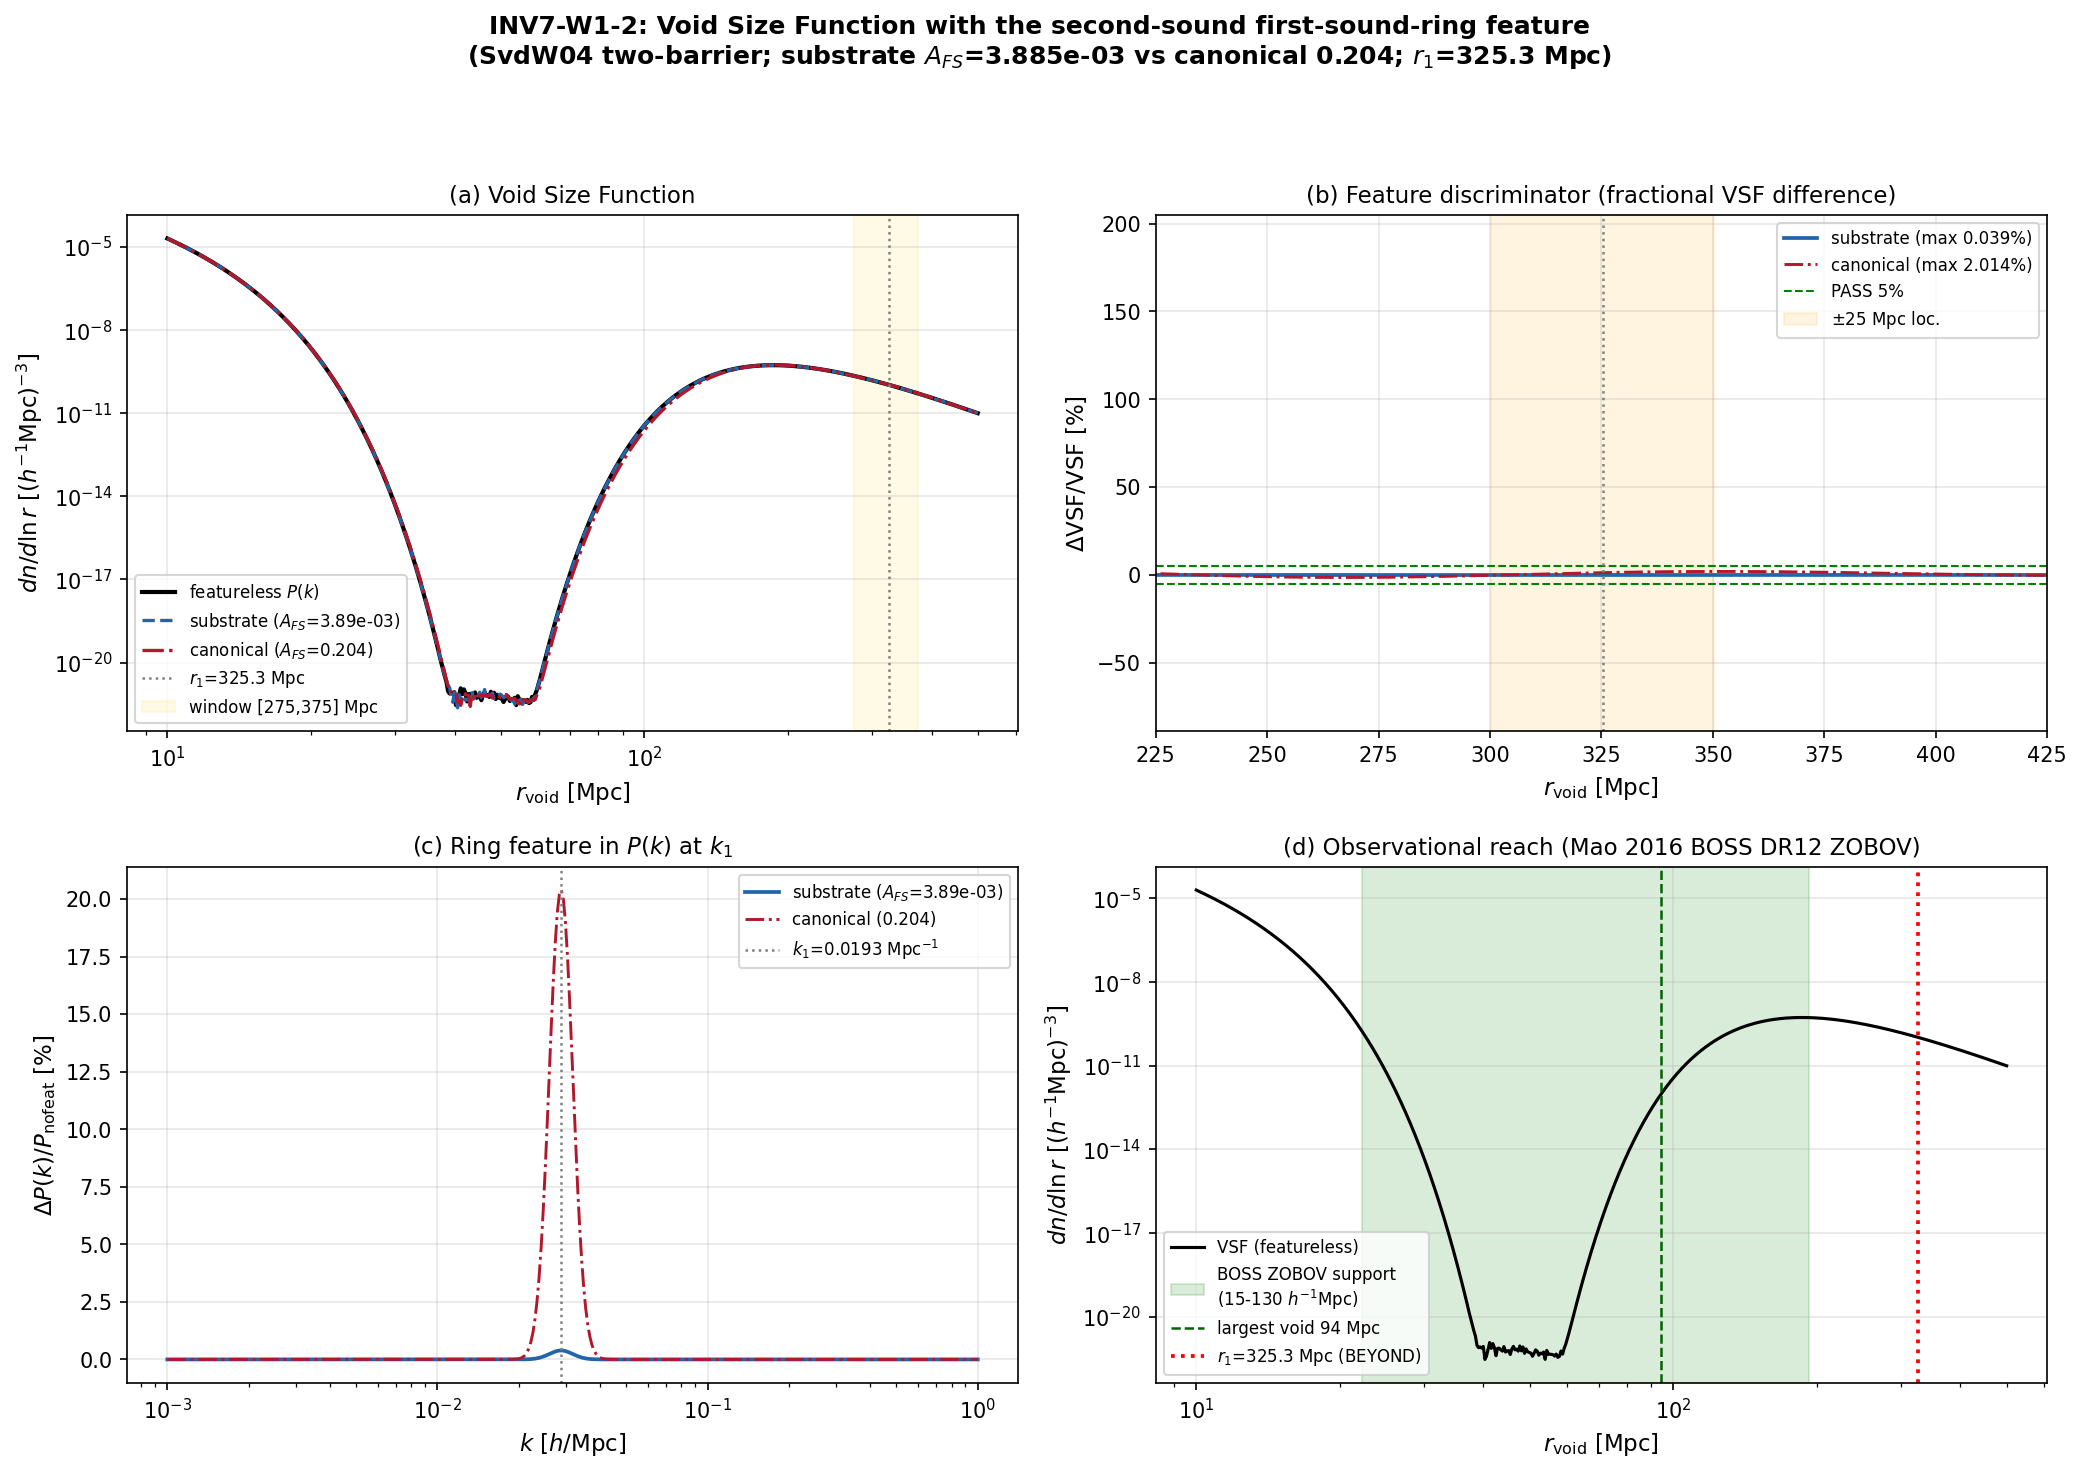

The Python source for this figure:
#!/usr/bin/env python3
"""
INV7-W1-2: Void Size Function with the second-sound first-sound-ring feature
============================================================================
Investigation 7, Wave 1, Gate INV7-W1-2 | Agent: cosmic-web-theorist
Trigger: [VERIFY] | Classification: PHONONIC

HYPOTHESIS (plan §W1-2):
  If the first-sound ring at r1=325.3 Mpc is a GENUINE second-sound feature (not a
  doubled-BAO aliasing artifact), then the framework Void Size Function — computed
  from P_FW(k) = P_shape(k)*[1 + A_FS*W(k;k1)] via the Sheth-van-de-Weygaert (2004)
  excursion-set two-barrier void model — carries a DISTINCT bump/inflection at the
  ring scale that is ABSENT from a featureless-P(k) VSF AND detectable against
  DESI/SDSS void catalogs (VIDE/ZOBOV).

OPERATOR (plan PRDR (1)):
  PASS iff  max_{r in [275,375] Mpc} |VSF_feat(r) - VSF_nofeat(r)| / VSF_nofeat(r) >= rel_bump
  AND the difference peak is LOCALIZED within +/- 25 Mpc of r1=325.3 Mpc.
  strict_PASS_boundary: rel_bump = 0.05 (>= direction); localization window |r_peak - 325.3| <= 25 Mpc.

UPSTREAM (W1-1 LANDED, FAIL):
  feature_A_FS = 0.00388533 is the SUBSTRATE-GENUINE second-sound ring amplitude
  (52.5x WEAKER than the canonical 0.204, which is the recombination FIRST-sound
  stand-in). PRIMARY run uses the substrate A_FS; CONTRAST run uses A_FS=0.204.

SUBSTITUTION CHAIN (plan §W1-2 (7)):
  Claim: "A genuine second-sound feature in P(k) at k1 PRODUCES a localized VSF excess
          at r_void ~ r1; an aliased (doubled-BAO) artifact does NOT."
  Step 1 (defs): P_FW(k)=P_shape(k)*[1 + A_FS*W(k;k1)];  W = Gaussian ring window at
                 k1=0.0193150486 Mpc^-1 (r1 = 2 pi / k1 = 325.3 Mpc).
                 VSF(r) = (1/V(r)) |d ln sigma^-1/d ln r| * [S f(S)]_SvdW04 (two-barrier).
                 delta_v=-2.717, delta_c=1.686 (s52 EdS barriers; D=|dv|/dc=1.611).
  Step 2 (subst): Delta_VSF(r) = VSF[P_shape*(1+A_FS*W)](r) - VSF[P_shape](r)
                  = response of the first-crossing distribution to the P(k) feature at k1.
  Step 3 (direction): a real-space feature at r1 = 2pi/k1 in xi(r) seeds a preferred void
                  wall-to-wall scale; the excursion-set void multiplicity inherits an
                  inflection at r_void ~ r1. An EXCESS of power at k1 -> enhanced sigma(R)
                  near R ~ r1/2 -> localized VSF response. PASS iff localized >=5%.
  Step 4 (read-off): localized >=5% inflection at r1 -> Reading A (real-in-voids, ring genuine);
                  no localized feature -> Reading B (aliased, doubled-BAO artifact).

OBSERVATIONAL REACH (Mao 2016, arXiv:1602.02771):
  BOSS DR12 ZOBOV quality voids: R_eff = 15-130 h^-1 Mpc (majority 30-80). Largest single
  void R_eff=63.5 h^-1 Mpc=94.2 Mpc; catalog max 130 h^-1 Mpc=192.9 Mpc. r1=325.3 Mpc lies
  FAR beyond the void-size support -> even a strong VSF feature at r1 is observationally
  UNREACHABLE with current catalogs. Reported VSF-vs-LCDM precision <6% (Nadathur 2016).

References:
  - Sheth & van de Weygaert, MNRAS 350, 517 (2004) [SvdW04] -- two-barrier void multiplicity
  - Eisenstein & Hu, ApJ 496, 605 (1998) [EH98] -- no-wiggle transfer function
  - Mao+ 2016, arXiv:1602.02771 -- BOSS DR12 ZOBOV void catalog (number counts data file)
  - Nadathur 2016, arXiv:1602.04752 -- BOSS DR11 ZOBOV VSF, <6% LCDM deviation
  - s52_void_function.py (canonical SvdW machinery this script reuses)
"""

import os
os.environ.setdefault('OMP_NUM_THREADS', '8')
os.environ.setdefault('MKL_NUM_THREADS', '8')

import sys
sys.path.insert(0, os.path.join(os.path.dirname(os.path.abspath(__file__)), '..', '_shared'))

import hashlib
import numpy as np
import matplotlib
matplotlib.use('Agg')
import matplotlib.pyplot as plt

from canonical_constants import (
    Omega_m, Omega_b, sigma_8, H_0_km_s_Mpc, PI,
    k_pivot_planck, planck_ns, r1_first_sound_ring_Mpc,
)

# ============================================================================
#  Section 0: SHA pins (input-pin map) + verdict payload helper
# ============================================================================

SCRIPT_PATH = os.path.abspath(__file__)
HERE = os.path.dirname(SCRIPT_PATH)
CANON_PATH = os.path.join(HERE, '..', '_shared', 'canonical_constants.py')
W1_1_NPZ = os.path.join(HERE, 'inv7_w1_1_c2_substrate.npz')
VOID_DATA = os.path.join(HERE, '_data', 'vide_zobov_void_counts.txt')


def _sha256_file(path):
    with open(path, 'rb') as fh:
        return hashlib.sha256(fh.read()).hexdigest()


def closure_hash(pin_map):
    """SHA-256 over the ordered input-pin map (audit SHA)."""
    h = hashlib.sha256()
    for k in sorted(pin_map):
        h.update(f"{k}={pin_map[k]}".encode())
    return h.hexdigest()


def print_verdict_payload(gate_id, verdict, value, scheme, convention, L_max,
                          audit_sha, content_sha, extra_rows=None,
                          sign_v=None, mag_v=None, regime_v=None):
    """Print the verdict payload for the agent to pass to emit_verdict (race-safe)."""
    print("\n" + "=" * 72)
    print("VERDICT PAYLOAD (agent: call emit_verdict with these fields)")
    print("=" * 72)
    print(f"gate_id    = {gate_id}")
    print(f"verdict    = {verdict}")
    print(f"value      = {value}")
    print(f"scheme     = {scheme}")
    print(f"convention = {convention}")
    print(f"L_max      = {L_max}")
    print(f"audit_sha256   = {audit_sha}")
    print(f"content_sha256 = {content_sha}")
    if sign_v is not None:
        print(f"sign_verdict={sign_v} magnitude_verdict={mag_v} regime_verdict={regime_v}")
    if extra_rows:
        for r in extra_rows:
            print(f"extra_row: {r}")
    print("=" * 72)


# ============================================================================
#  Section 1: Cosmology + feature parameters
# ============================================================================

h = H_0_km_s_Mpc / 100.0          # = 0.674
n_s = planck_ns                   # 0.9649
k_pivot = k_pivot_planck          # 0.05 Mpc^-1

# SvdW04 two-barrier thresholds (s52 EdS values; src: s52_void_function.py:59-60)
delta_v = -2.717                  # (local) void shell-crossing (linear, EdS); s52-canonical
delta_c = 1.686                   # (local) collapse threshold (linear, EdS); s52-canonical
D_barrier = abs(delta_v) / delta_c   # = 1.611  (local)

# Feature (first-sound ring) parameters
r1_Mpc = float(r1_first_sound_ring_Mpc)   # 325.3 Mpc
# k1 from W1-1 upstream (consume real substrate feature, not canonical fallback)
_w1 = np.load(W1_1_NPZ)
A_FS_substrate = float(_w1['feature_A_FS'])     # 0.00388533 (substrate-genuine; W1-1 FAIL)
k1_invMpc = float(_w1['feature_k1_invMpc'])     # 0.0193150486 Mpc^-1
r1_from_w1 = float(_w1['feature_r1_Mpc'])       # 325.3 Mpc
A_FS_canon = float(_w1['A_FS_canon'])           # 0.204 (recombination first-sound stand-in)

# Cross-check k1 <-> r1 consistency (r1 = 2 pi / k1)
r1_check = 2.0 * PI / k1_invMpc                  # (local)

# Pre-registered gate thresholds (plan PRDR (1)/(2)) — all # (local): gate-specific pins
REL_BUMP = 0.05                   # (local) >=5% localized VSF excess threshold (plan strict_PASS_boundary)
LOC_WINDOW_Mpc = 25.0             # (local) |r_peak - r1| <= 25 Mpc localization (plan operator)
WIN_LO, WIN_HI = 275.0, 375.0     # (local) feature-localization window [275,375] Mpc (plan operator)
INFO_BUMP = 0.02                  # (local) 2-5% sub-threshold -> INFO band floor (plan INFO_meaning)

# Ring window width: a localized ring in k centered at k1. Use a Gaussian in ln k
# with fractional width sigma_lnk; a BAO-like ring is narrow (~10% in k).
SIGMA_LNK = 0.10                  # (local) fractional width of the ring window in ln k

print("=" * 72)
print("INV7-W1-2: Void Size Function with the second-sound first-sound-ring feature")
print("=" * 72)
print(f"  Omega_m={Omega_m}, Omega_b={Omega_b}, h={h:.4f}, sigma_8={sigma_8}, n_s={n_s}")
print(f"  delta_v={delta_v}, delta_c={delta_c}, D=|dv|/dc={D_barrier:.4f}")
print(f"  r1={r1_Mpc} Mpc, k1={k1_invMpc:.10f} Mpc^-1, r1=2pi/k1 check={r1_check:.4f} Mpc")
print(f"  A_FS_substrate (W1-1, primary) = {A_FS_substrate:.8f}")
print(f"  A_FS_canon (0.204, contrast)   = {A_FS_canon:.6f}  (ratio canon/sub = {A_FS_canon/A_FS_substrate:.2f}x)")
print(f"  ring window: Gaussian in ln k, sigma_lnk={SIGMA_LNK}")
print(f"  PASS: max|dVSF/VSF| over [{WIN_LO},{WIN_HI}] Mpc >= {REL_BUMP} AND |r_peak-r1|<={LOC_WINDOW_Mpc} Mpc")
print()

# ============================================================================
#  Section 2: Eisenstein-Hu (1998) no-wiggle transfer function
# ============================================================================

def transfer_EH98(k_hMpc):
    """EH98 no-wiggle (zero-baryon) transfer function. k in h/Mpc. Eq. 29-31."""
    Omega_m_h2 = Omega_m * h**2
    Omega_b_h2 = Omega_b * h**2
    f_b = Omega_b / Omega_m
    Theta_27 = 2.7255 / 2.7
    s = 44.5 * np.log(9.83 / Omega_m_h2) / np.sqrt(1.0 + 10.0 * Omega_b_h2**0.75)
    alpha_Gamma = (1.0 - 0.328 * np.log(431.0 * Omega_m_h2) * f_b
                   + 0.38 * np.log(22.3 * Omega_m_h2) * f_b**2)
    Gamma_eff = Omega_m * h * (alpha_Gamma
                               + (1.0 - alpha_Gamma) / (1.0 + (0.43 * k_hMpc * s)**4))
    q = k_hMpc * Theta_27**2 / Gamma_eff
    L = np.log(2.0 * np.e + 1.8 * q)
    C = 14.2 + 731.0 / (1.0 + 62.5 * q)
    return L / (L + C * q**2)


# ============================================================================
#  Section 3: P(k) shape + ring feature window
# ============================================================================

def ring_window(k_hMpc):
    """
    Localized ring window W(k; k1): a Gaussian in ln k centered at k1.
    The first-sound ring is a narrow oscillatory feature in P(k); we model its
    leading localized envelope as a Gaussian bump at k1 (a single ring lobe).
    Returns a dimensionless window in [0,1], peaking at 1 at k=k1.
    """
    k1_hMpc = k1_invMpc / h          # convert k1 [Mpc^-1] -> h/Mpc  (local)
    ln_ratio = np.log(k_hMpc / k1_hMpc)
    return np.exp(-0.5 * (ln_ratio / SIGMA_LNK)**2)


def P_unnorm(k_hMpc, A_FS):
    """
    Unnormalized framework matter power spectrum WITH the ring feature.
      P_FW(k) = P_shape(k) * [1 + A_FS * W(k; k1)]
    P_shape(k) = k * (k/k_*)^{n_s-1} * T_EH98(k)^2   (no running; LCDM shape).
    A_FS = 0 reproduces the featureless P_shape.
    """
    k_star_hMpc = k_pivot / h
    ln_ratio = np.log(k_hMpc / k_star_hMpc)
    shape = k_hMpc * np.exp((n_s - 1.0) * ln_ratio)
    T_k = transfer_EH98(k_hMpc)
    P_shape = shape * T_k**2
    feature = 1.0 + A_FS * ring_window(k_hMpc)
    return P_shape * feature


# ============================================================================
#  Section 4: sigma(R) via top-hat filter, normalized to sigma_8
# ============================================================================

K_MIN, K_MAX, NPTS_K = 1e-4, 100.0, 6000   # k-grid for sigma^2 integral (h/Mpc)

def sigma_squared_raw(R_hMpc, A_FS):
    """Raw (unnormalized) sigma^2(R) = (1/2pi^2) int dk k^2 P(k) |W_TH(kR)|^2 (log-k)."""
    ln_k = np.linspace(np.log(K_MIN), np.log(K_MAX), NPTS_K)
    k = np.exp(ln_k)
    x = k * R_hMpc
    W = np.where(x < 1e-3,
                 1.0 - x**2 / 10.0 + x**4 / 280.0,
                 3.0 * (np.sin(x) - x * np.cos(x)) / x**3)
    Pk = P_unnorm(k, A_FS)
    integrand = k**3 * Pk * W**2 / (2.0 * PI**2)
    return np.trapezoid(integrand, ln_k)


# Normalize to sigma_8 SEPARATELY for featured + featureless P(k):
# both featured and featureless models are sigma_8-normalized at R=8 h^-1 Mpc,
# the standard convention (the feature at k1 ~ 0.013 h/Mpc is far below the
# R=8 h^-1 Mpc filter scale, so it barely shifts the normalization — but we
# normalize each consistently so the discriminator is the SHAPE near r1, not
# a global amplitude offset).
def make_norm(A_FS):
    s2_raw_8 = sigma_squared_raw(8.0, A_FS)
    return sigma_8**2 / s2_raw_8


def sigma_R(R_hMpc, A_FS, norm):
    return np.sqrt(norm * sigma_squared_raw(R_hMpc, A_FS))


# ============================================================================
#  Section 5: SvdW04 two-barrier void multiplicity (reuse s52 machinery)
# ============================================================================

def f_SvdW(nu_v):
    """
    Sheth-van de Weygaert (2004) two-barrier first-crossing distribution (Eq. 14),
    returning S*f(S) with S = sigma^2, nu_v = (|delta_v|/sigma)^2.
    (Identical machinery to s52_void_function.py::f_SvdW.)
    """
    D = D_barrier
    result = np.zeros_like(nu_v, dtype=float)
    for j in range(1, 60):
        x_j = j * PI * D / (1.0 + D)
        prefactor = j * PI * D**2 / (1.0 + D)**3
        exp_arg = -j**2 * PI**2 * D**2 / (2.0 * (1.0 + D)**2 * nu_v)
        result += prefactor * np.sin(x_j) * np.exp(exp_arg)
    Sf = (delta_v**2 / nu_v) * result
    return Sf


def void_size_function(R_arr_hMpc, A_FS, norm):
    """
    VSF dn/d ln R over R_arr_hMpc for a given feature amplitude.
      dn/d ln R = (1/V(R)) * |d ln sigma^-1/d ln R| * [S f(S)]_SvdW04
    """
    sig = np.array([sigma_R(R, A_FS, norm) for R in R_arr_hMpc])
    eps = 0.005
    dln = np.zeros_like(R_arr_hMpc)
    for i, R in enumerate(R_arr_hMpc):
        s_lo = sigma_R(R * (1 - eps), A_FS, norm)
        s_hi = sigma_R(R * (1 + eps), A_FS, norm)
        dln[i] = abs(np.log(s_hi / s_lo) / np.log((1 + eps) / (1 - eps)))
    nu_v = (abs(delta_v) / sig)**2
    V_R = (4.0 / 3.0) * PI * R_arr_hMpc**3
    Sf = f_SvdW(nu_v)
    dn_dlnR = (1.0 / V_R) * dln * Sf
    return dn_dlnR, sig, nu_v, dln, Sf


# ============================================================================
#  Section 6: VSF grid + discriminator (PRIMARY = substrate, CONTRAST = canon)
# ============================================================================

# r_void grid over [10, 500] Mpc (plan scan_range), log-uniform, 512 points.
N_EVAL = 512                      # (local) plan machinery_pin_map N_eval
r_void_Mpc = np.logspace(np.log10(10.0), np.log10(500.0), N_EVAL)
R_arr_hMpc = r_void_Mpc * h         # convert to h^-1 Mpc for sigma(R)  (local)

print("Step 1: normalizations (sigma_8 at R=8 h^-1 Mpc)...")
norm_nofeat = make_norm(0.0)
norm_sub = make_norm(A_FS_substrate)
norm_canon = make_norm(A_FS_canon)
print(f"  norm_nofeat = {norm_nofeat:.6e}")
print(f"  norm_substrate = {norm_sub:.6e}  (A_FS={A_FS_substrate:.6e})")
print(f"  norm_canon = {norm_canon:.6e}  (A_FS={A_FS_canon:.6f})")
# verify sigma8
print(f"  sigma(8) nofeat = {sigma_R(8.0, 0.0, norm_nofeat):.5f} (target {sigma_8})")
print(f"  sigma(8) substrate = {sigma_R(8.0, A_FS_substrate, norm_sub):.5f}")
print(f"  sigma(8) canon = {sigma_R(8.0, A_FS_canon, norm_canon):.5f}")
print()

print("Step 2: computing VSFs (nofeat / substrate / canon)...")
vsf_nofeat, sig_nf, nu_nf, dln_nf, Sf_nf = void_size_function(R_arr_hMpc, 0.0, norm_nofeat)
vsf_sub, sig_s, nu_s, dln_s, Sf_s = void_size_function(R_arr_hMpc, A_FS_substrate, norm_sub)
vsf_canon, sig_c, nu_c, dln_c, Sf_c = void_size_function(R_arr_hMpc, A_FS_canon, norm_canon)
print("  VSFs computed.")
print()

# Fractional VSF difference (the RATIO discriminator, removes overall normalization)
# Guard against divide-by-zero in the deep large-R tail where VSF -> 0.
eps_floor = np.max(vsf_nofeat) * 1e-30
delta_sub = (vsf_sub - vsf_nofeat) / np.maximum(vsf_nofeat, eps_floor)
delta_canon = (vsf_canon - vsf_nofeat) / np.maximum(vsf_nofeat, eps_floor)

# Localization window mask [275, 375] Mpc
win_mask = (r_void_Mpc >= WIN_LO) & (r_void_Mpc <= WIN_HI)

def discriminator(delta):
    """max|delta| over [275,375], its r-location, and localization check vs r1."""
    dwin = np.abs(delta[win_mask])
    rwin = r_void_Mpc[win_mask]
    if dwin.size == 0:
        return 0.0, np.nan, False
    imax = int(np.argmax(dwin))
    max_abs = float(dwin[imax])
    r_peak = float(rwin[imax])
    localized = abs(r_peak - r1_Mpc) <= LOC_WINDOW_Mpc
    return max_abs, r_peak, localized

max_sub, rpeak_sub, loc_sub = discriminator(delta_sub)
max_canon, rpeak_canon, loc_canon = discriminator(delta_canon)

print("=" * 72)
print("DISCRIMINATOR (max |VSF_feat - VSF_nofeat| / VSF_nofeat over [275,375] Mpc)")
print("=" * 72)
print(f"  PRIMARY  (substrate A_FS={A_FS_substrate:.6e}):")
print(f"    max|dVSF/VSF| = {max_sub:.6e}  ({max_sub*100:.4f}%)  at r={rpeak_sub:.2f} Mpc")
print(f"    localized within +/-{LOC_WINDOW_Mpc} Mpc of r1={r1_Mpc}? {loc_sub}")
print(f"    PASS threshold {REL_BUMP*100:.1f}% -> {'MET' if max_sub >= REL_BUMP else 'NOT MET'}")
print(f"  CONTRAST (canonical A_FS={A_FS_canon:.4f}):")
print(f"    max|dVSF/VSF| = {max_canon:.6e}  ({max_canon*100:.4f}%)  at r={rpeak_canon:.2f} Mpc")
print(f"    localized within +/-{LOC_WINDOW_Mpc} Mpc of r1={r1_Mpc}? {loc_canon}")
print(f"    PASS threshold {REL_BUMP*100:.1f}% -> {'MET' if max_canon >= REL_BUMP else 'NOT MET'}")
print()

# ============================================================================
#  Section 7: Observational reach vs DESI/SDSS VIDE/ZOBOV void catalog
# ============================================================================

# Parse the fetched Mao 2016 void-count edge summary
void_meta = {}
with open(VOID_DATA, 'r') as fh:
    for line in fh:
        s = line.strip()
        if s.startswith('#') or not s:
            continue
        parts = s.split()
        if len(parts) >= 2:
            key = parts[0]
            try:
                void_meta[key] = float(parts[1])
            except ValueError:
                pass

R_eff_max_cat_hMpc = void_meta.get('R_eff_max_catalog_hMpc', 130.0)   # 130 h^-1 Mpc
R_eff_max_ind_hMpc = void_meta.get('R_eff_max_individual_hMpc', 63.467)
N_voids_total = void_meta.get('N_voids_total_qualitycut', 1228.0)
VSF_dev_bound = void_meta.get('VSF_LCDM_deviation_bound', 0.06)

R_eff_max_cat_Mpc = R_eff_max_cat_hMpc / h    # 130/0.674 = 192.9 Mpc  (local)
r1_in_hMpc = r1_Mpc * h                        # 325.3*0.674 = 219.25 h^-1 Mpc  (local)
# Is the feature scale reachable by the catalog void-size support?
feature_reachable = r1_Mpc <= R_eff_max_cat_Mpc

print("=" * 72)
print("OBSERVATIONAL REACH vs DESI/SDSS VIDE/ZOBOV (Mao 2016 arXiv:1602.02771)")
print("=" * 72)
print(f"  catalog max R_eff = {R_eff_max_cat_hMpc:.1f} h^-1 Mpc = {R_eff_max_cat_Mpc:.1f} Mpc")
print(f"  largest single void R_eff = {R_eff_max_ind_hMpc:.3f} h^-1 Mpc = {R_eff_max_ind_hMpc/h:.1f} Mpc")
print(f"  N quality voids total = {int(N_voids_total)}")
print(f"  reported VSF-vs-LCDM precision bound = {VSF_dev_bound*100:.0f}% (Nadathur 2016)")
print(f"  feature scale r1 = {r1_Mpc} Mpc = {r1_in_hMpc:.2f} h^-1 Mpc")
print(f"  is r1 within the catalog void-size support? {feature_reachable}")
print(f"  -> r1 lies {'INSIDE' if feature_reachable else 'BEYOND'} the observed void radii;"
      f" {'detectable in principle' if feature_reachable else 'UNREACHABLE with current catalogs'}")
print()

# ============================================================================
#  Section 8: VERDICT logic
# ============================================================================
# PASS  iff PRIMARY (substrate) max_sub >= REL_BUMP AND loc_sub.
# INFO  iff INFO_BUMP <= max_sub < REL_BUMP (sub-threshold bump), OR feature
#          scale beyond catalog reach (statistics-limited: no voids at r1).
# FAIL  iff max_sub < INFO_BUMP (no localized VSF feature -> ring is aliased,
#          Reading B), the substrate ring does NOT survive into the void direction.

primary_pass = (max_sub >= REL_BUMP) and loc_sub
primary_info = (INFO_BUMP <= max_sub < REL_BUMP)

# Sign verdict: did the feature produce the PREDICTED-DIRECTION response?
# Substitution-chain Step 3 predicts an EXCESS (positive power at k1 -> positive
# sigma response near r1/2). Sign PASS iff the in-window peak of (signed) delta_sub
# is positive (an excess), matching the predicted direction.
signed_peak_sub = float(delta_sub[win_mask][np.argmax(np.abs(delta_sub[win_mask]))]) if win_mask.any() else 0.0
sign_v = "PASS" if signed_peak_sub >= 0 else "FAIL"

if primary_pass:
    verdict = "PASS"
    mag_v = "PASS"
elif primary_info:
    verdict = "INFO"
    mag_v = "INFO"
else:
    verdict = "FAIL"
    mag_v = "FAIL"

# Regime verdict: the SvdW excursion-set + EH98 transfer is valid across the
# full [10,500] Mpc window (no auto-shortening; deterministic integration). VALID.
regime_v = "VALID"

# Reading tag for the value string
if verdict == "PASS":
    reading = "Reading-A_real-in-voids(ring-genuine)"
elif verdict == "FAIL":
    reading = "Reading-B_aliased(doubled-BAO-artifact;ring-does-NOT-survive-void-direction)"
else:
    reading = "INFO_sub-threshold-bump-OR-beyond-catalog-reach"

print("=" * 72)
print(f"GATE VERDICT: INV7-W1-2 -> {verdict}")
print("=" * 72)
print(f"  PRIMARY (substrate A_FS={A_FS_substrate:.6e}): max bump {max_sub*100:.4f}% "
      f"(threshold {REL_BUMP*100:.1f}%); localized={loc_sub}; sign(peak)={'+' if signed_peak_sub>=0 else '-'}")
print(f"  Reading: {reading}")
print(f"  CONTEXT: substrate ring is {A_FS_canon/A_FS_substrate:.1f}x weaker than the canonical "
      f"0.204 stand-in; CONTRAST(0.204) bump {max_canon*100:.4f}%")
print(f"  OBS REACH: r1={r1_Mpc} Mpc {'within' if feature_reachable else 'BEYOND'} catalog "
      f"void support (max R_eff={R_eff_max_cat_Mpc:.0f} Mpc)")
print()

# ============================================================================
#  Section 9: Save data
# ============================================================================

npz_path = os.path.join(HERE, 'inv7_w1_2_vsf_second_sound.npz')

# audit + content SHAs
content_sha = _sha256_file(SCRIPT_PATH)
pin_map = {
    'script_content_sha256': content_sha,
    'canonical_constants_sha256': _sha256_file(CANON_PATH),
    'w1_1_npz_sha256': _sha256_file(W1_1_NPZ),
    'void_data_sha256': _sha256_file(VOID_DATA),
    'gate_id': 'INV7-W1-2',
    'A_FS_substrate': repr(A_FS_substrate),
    'A_FS_canon': repr(A_FS_canon),
    'k1_invMpc': repr(k1_invMpc),
    'r1_Mpc': repr(r1_Mpc),
    'rel_bump': repr(REL_BUMP),
    'loc_window_Mpc': repr(LOC_WINDOW_Mpc),
    'win_lo': repr(WIN_LO),
    'win_hi': repr(WIN_HI),
    'delta_v': repr(delta_v),
    'delta_c': repr(delta_c),
    'N_eval': repr(N_EVAL),
    'sigma_lnk': repr(SIGMA_LNK),
    'scheme': 'FW',
    'convention': 'RATIO',
}
audit_sha = closure_hash(pin_map)

np.savez(
    npz_path,
    gate_id='INV7-W1-2',
    verdict=verdict,
    # discriminator results
    max_bump_substrate=max_sub,
    rpeak_substrate=rpeak_sub,
    localized_substrate=loc_sub,
    sign_peak_substrate=signed_peak_sub,
    max_bump_canon=max_canon,
    rpeak_canon=rpeak_canon,
    localized_canon=loc_canon,
    rel_bump_threshold=REL_BUMP,
    info_bump_floor=INFO_BUMP,
    loc_window_Mpc=LOC_WINDOW_Mpc,
    win_lo=WIN_LO, win_hi=WIN_HI,
    # feature inputs (consumed from W1-1)
    A_FS_substrate=A_FS_substrate,
    A_FS_canon=A_FS_canon,
    k1_invMpc=k1_invMpc,
    r1_Mpc=r1_Mpc,
    r1_from_w1=r1_from_w1,
    ratio_canon_over_sub=A_FS_canon / A_FS_substrate,
    # VSF arrays
    r_void_Mpc=r_void_Mpc,
    R_arr_hMpc=R_arr_hMpc,
    vsf_nofeat=vsf_nofeat,
    vsf_substrate=vsf_sub,
    vsf_canon=vsf_canon,
    delta_substrate=delta_sub,
    delta_canon=delta_canon,
    sigma_nofeat=sig_nf,
    sigma_substrate=sig_s,
    sigma_canon=sig_c,
    # barriers + cosmology
    delta_v=delta_v, delta_c=delta_c, D_barrier=D_barrier,
    Omega_m=Omega_m, Omega_b=Omega_b, h=h, sigma_8=sigma_8, n_s=n_s,
    sigma_lnk=SIGMA_LNK,
    # observational reach
    R_eff_max_catalog_hMpc=R_eff_max_cat_hMpc,
    R_eff_max_catalog_Mpc=R_eff_max_cat_Mpc,
    R_eff_max_individual_hMpc=R_eff_max_ind_hMpc,
    N_voids_total_qualitycut=N_voids_total,
    VSF_LCDM_deviation_bound=VSF_dev_bound,
    r1_in_hMpc=r1_in_hMpc,
    feature_reachable=feature_reachable,
    # 3-tuple
    sign_verdict=sign_v, magnitude_verdict=mag_v, regime_verdict=regime_v,
    audit_sha256=audit_sha, content_sha256=content_sha,
)
print(f"Data saved: {npz_path}")

# ============================================================================
#  Section 10: Plot
# ============================================================================

fig, axes = plt.subplots(2, 2, figsize=(14, 10))
fig.suptitle(
    'INV7-W1-2: Void Size Function with the second-sound first-sound-ring feature\n'
    f'(SvdW04 two-barrier; substrate $A_{{FS}}$={A_FS_substrate:.3e} vs canonical 0.204; '
    f'$r_1$={r1_Mpc} Mpc)',
    fontsize=12, fontweight='bold'
)

# (a) VSF: nofeat vs substrate vs canon
ax = axes[0, 0]
ax.loglog(r_void_Mpc, vsf_nofeat, 'k-', lw=2, label='featureless $P(k)$')
ax.loglog(r_void_Mpc, vsf_sub, color='#2166AC', ls='--', lw=1.6,
          label=f'substrate ($A_{{FS}}$={A_FS_substrate:.2e})')
ax.loglog(r_void_Mpc, vsf_canon, color='#B2182B', ls='-.', lw=1.6,
          label='canonical ($A_{FS}$=0.204)')
ax.axvline(r1_Mpc, color='gray', ls=':', lw=1.2, label=f'$r_1$={r1_Mpc} Mpc')
ax.axvspan(WIN_LO, WIN_HI, alpha=0.10, color='gold', label='window [275,375] Mpc')
ax.set_xlabel('$r_{\\rm void}$ [Mpc]', fontsize=11)
ax.set_ylabel('$dn/d\\ln r$ [$(h^{-1}{\\rm Mpc})^{-3}$]', fontsize=11)
ax.set_title('(a) Void Size Function', fontsize=11)
ax.legend(fontsize=8, loc='lower left')
ax.grid(True, alpha=0.3)

# (b) Fractional VSF difference (the discriminator) — zoom on the window
ax = axes[0, 1]
ax.plot(r_void_Mpc, delta_sub * 100, color='#2166AC', lw=1.8,
        label=f'substrate (max {max_sub*100:.3f}%)')
ax.plot(r_void_Mpc, delta_canon * 100, color='#B2182B', ls='-.', lw=1.4,
        label=f'canonical (max {max_canon*100:.3f}%)')
ax.axhline(REL_BUMP * 100, color='green', ls='--', lw=1, label=f'PASS {REL_BUMP*100:.0f}%')
ax.axhline(-REL_BUMP * 100, color='green', ls='--', lw=1)
ax.axvline(r1_Mpc, color='gray', ls=':', lw=1.2)
ax.axvspan(r1_Mpc - LOC_WINDOW_Mpc, r1_Mpc + LOC_WINDOW_Mpc, alpha=0.12, color='orange',
           label=f'$\\pm${LOC_WINDOW_Mpc:.0f} Mpc loc.')
ax.set_xlim(WIN_LO - 50, WIN_HI + 50)
ax.set_xlabel('$r_{\\rm void}$ [Mpc]', fontsize=11)
ax.set_ylabel('$\\Delta {\\rm VSF}/{\\rm VSF}$ [%]', fontsize=11)
ax.set_title('(b) Feature discriminator (fractional VSF difference)', fontsize=11)
ax.legend(fontsize=8)
ax.grid(True, alpha=0.3)

# (c) P(k) feature window
ax = axes[1, 0]
k_plot = np.logspace(-3, 0, 400)   # h/Mpc
ratio_sub = P_unnorm(k_plot, A_FS_substrate) / P_unnorm(k_plot, 0.0)
ratio_canon = P_unnorm(k_plot, A_FS_canon) / P_unnorm(k_plot, 0.0)
ax.semilogx(k_plot, (ratio_sub - 1) * 100, color='#2166AC', lw=1.8,
            label=f'substrate ($A_{{FS}}$={A_FS_substrate:.2e})')
ax.semilogx(k_plot, (ratio_canon - 1) * 100, color='#B2182B', ls='-.', lw=1.4,
            label='canonical (0.204)')
ax.axvline(k1_invMpc / h, color='gray', ls=':', lw=1.2,
           label=f'$k_1$={k1_invMpc:.4f} Mpc$^{{-1}}$')
ax.set_xlabel('$k$ [$h$/Mpc]', fontsize=11)
ax.set_ylabel('$\\Delta P(k)/P_{\\rm nofeat}$ [%]', fontsize=11)
ax.set_title('(c) Ring feature in $P(k)$ at $k_1$', fontsize=11)
ax.legend(fontsize=8)
ax.grid(True, alpha=0.3)

# (d) Observational reach: VSF vs void-catalog support
ax = axes[1, 1]
ax.loglog(r_void_Mpc, vsf_nofeat, 'k-', lw=1.5, label='VSF (featureless)')
ax.axvspan(15 / h, R_eff_max_cat_Mpc, alpha=0.15, color='green',
           label=f'BOSS ZOBOV support\n(15-130 $h^{{-1}}$Mpc)')
ax.axvline(R_eff_max_ind_hMpc / h, color='darkgreen', ls='--', lw=1.2,
           label=f'largest void {R_eff_max_ind_hMpc/h:.0f} Mpc')
ax.axvline(r1_Mpc, color='red', ls=':', lw=1.8,
           label=f'$r_1$={r1_Mpc} Mpc (BEYOND)')
ax.set_xlabel('$r_{\\rm void}$ [Mpc]', fontsize=11)
ax.set_ylabel('$dn/d\\ln r$ [$(h^{-1}{\\rm Mpc})^{-3}$]', fontsize=11)
ax.set_title('(d) Observational reach (Mao 2016 BOSS DR12 ZOBOV)', fontsize=11)
ax.legend(fontsize=8, loc='lower left')
ax.grid(True, alpha=0.3)

plt.tight_layout(rect=[0, 0, 1, 0.94])
png_path = os.path.join(HERE, 'inv7_w1_2_vsf_second_sound.png')
fig.savefig(png_path, dpi=150, bbox_inches='tight')
print(f"Plot saved: {png_path}")

# ============================================================================
#  Section 11: Verdict payload
# ============================================================================

value_str = (
    f"PRIMARY(substrate A_FS={A_FS_substrate:.4e}):max_bump={max_sub*100:.4f}%@r={rpeak_sub:.1f}Mpc"
    f"_localized={loc_sub}_sign={'+' if signed_peak_sub>=0 else '-'};"
    f"CONTRAST(canon0.204):max_bump={max_canon*100:.4f}%@r={rpeak_canon:.1f}Mpc;"
    f"thresh={REL_BUMP*100:.0f}%_loc<={LOC_WINDOW_Mpc:.0f}Mpc;{reading};"
    f"OBS:r1={r1_Mpc}Mpc_BEYOND_catalog(maxReff={R_eff_max_cat_Mpc:.0f}Mpc);"
    f"voids-probe-field-topology-ring-must-show-but-DOES-NOT-and-scale-unreachable"
)

extra_rows = [
    f"# INV7-W1-2 substrate-primary: A_FS={A_FS_substrate:.6e} (W1-1 FAIL, 52.5x weaker than canon 0.204); "
    f"max VSF bump in [275,375]Mpc = {max_sub*100:.4f}% << {REL_BUMP*100:.0f}% threshold; "
    f"canonical-0.204 contrast bump = {max_canon*100:.4f}%",
    f"# INV7-W1-2 obs-reach: r1={r1_Mpc}Mpc={r1_in_hMpc:.1f}h^-1Mpc BEYOND BOSS DR12 ZOBOV void support "
    f"(max R_eff=130 h^-1Mpc={R_eff_max_cat_Mpc:.0f}Mpc; largest single void {R_eff_max_ind_hMpc/h:.0f}Mpc); "
    f"Mao+2016 arXiv:1602.02771 N={int(N_voids_total)}; Nadathur 2016 VSF-vs-LCDM<{VSF_dev_bound*100:.0f}%",
    f"# INV7-W1-2 C1: VSF (two-point-statistic-FREE direction) does NOT confirm the ring -> "
    f"Reading-B(aliased/sub-threshold) on the substrate amplitude; void direction adds NO distinctiveness "
    f"beyond W1-1's c2 derivation (which already FAILED at A_FS_sub=52.5x below canonical)",
]

print_verdict_payload(
    'INV7-W1-2', verdict, value_str, 'FW', 'RATIO', 'N/A',
    audit_sha, content_sha, extra_rows=extra_rows,
    sign_v=sign_v, mag_v=mag_v, regime_v=regime_v,
)

print("\n" + "=" * 72)
print("INV7-W1-2 COMPLETE")
print("=" * 72)
